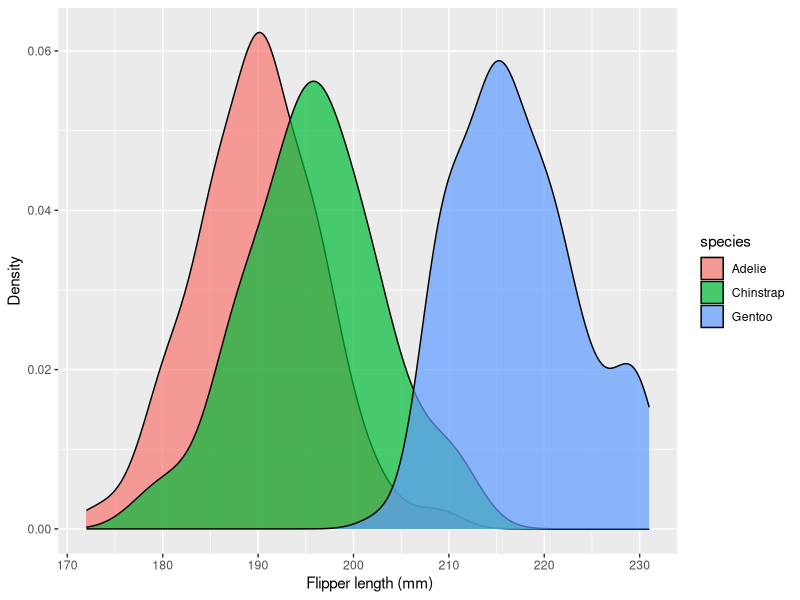
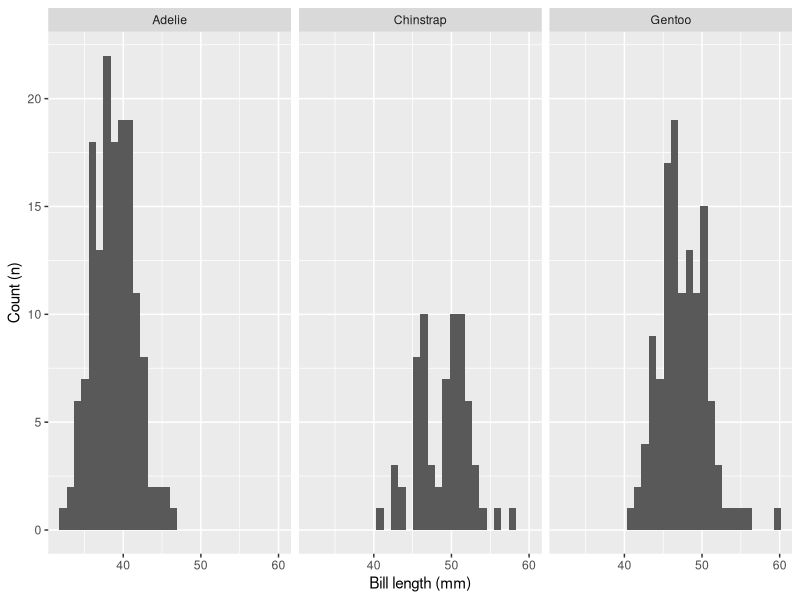
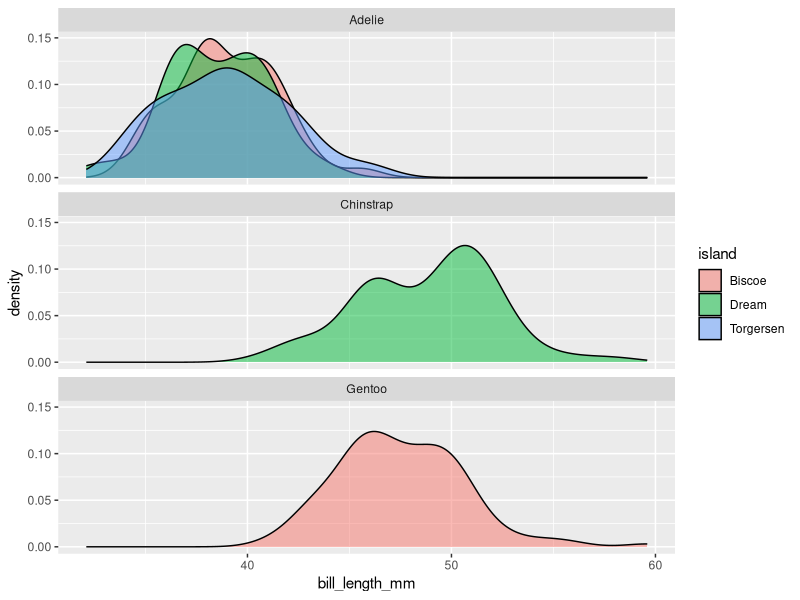
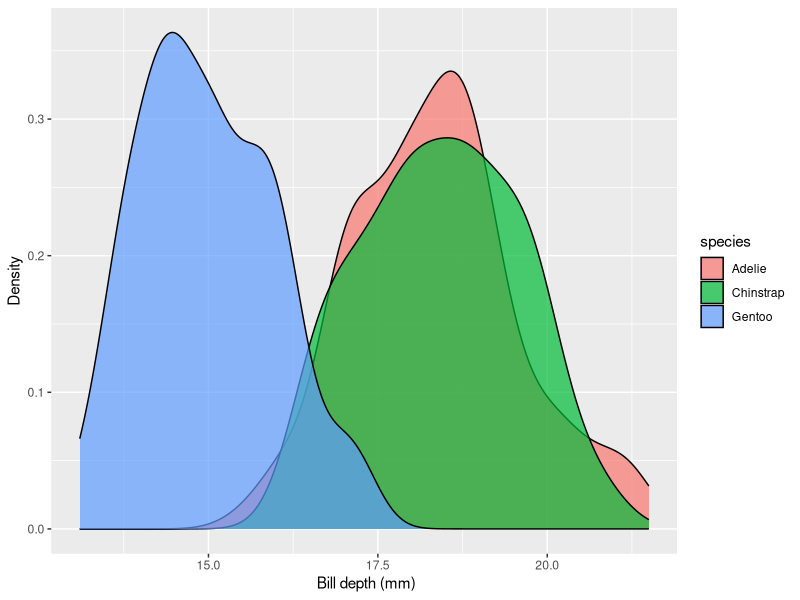
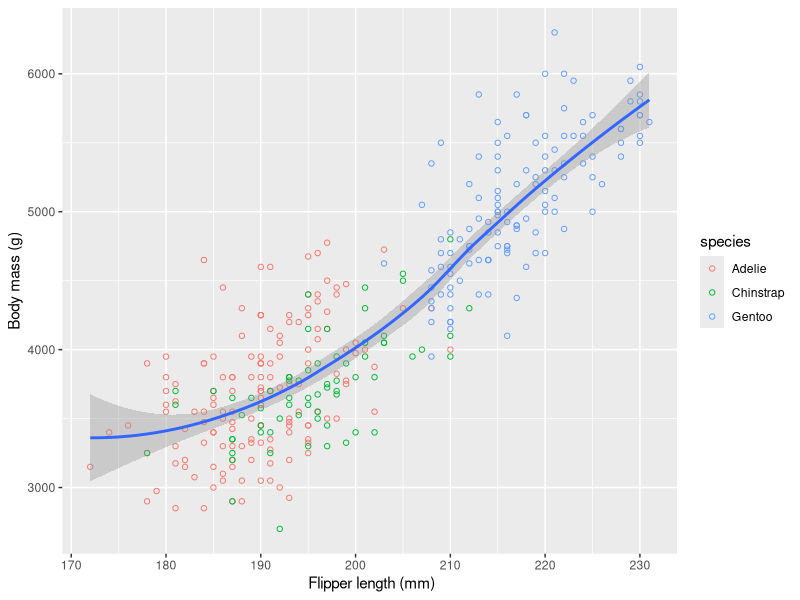
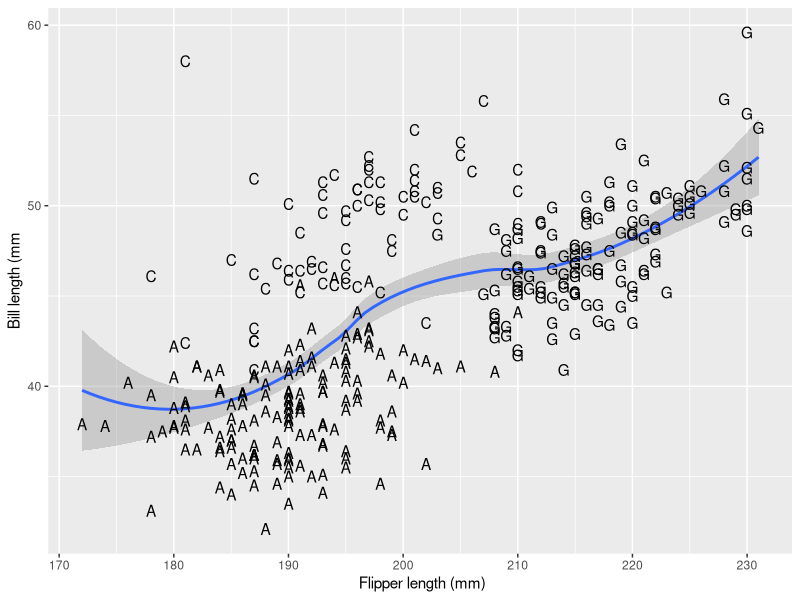
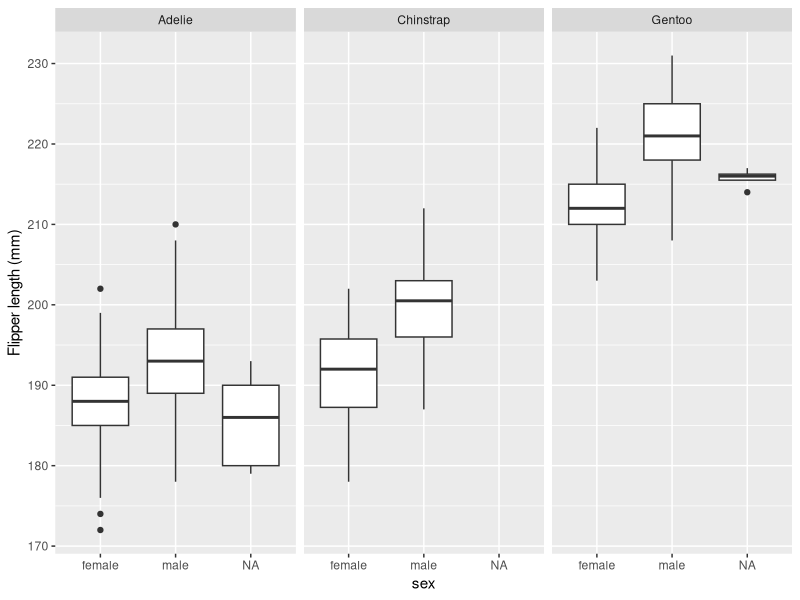

These figures' R source, in order:
## ---- chunk 1
knitr::opts_chunk$set(echo = TRUE)
## ---- chunk 2
library(palmerpenguins) #install.packages("palmerpenguins")
library(tidyverse)

## ---- chunk 3
## demo
ggplot(penguins) +
  geom_density(aes(fill = species, x = flipper_length_mm), alpha = 0.7) +
  xlab (" Flipper length (mm)") +
  ylab ("Density")
## ---- chunk 4
## demo
ggplot(penguins) +
  geom_histogram(aes(x = bill_length_mm)) +
  facet_wrap(~ species) +
  xlab ("Bill length (mm)") +
  ylab ("Count (n)")

## ---- chunk 5
## demo
ggplot(penguins) +
  geom_density(aes(x = bill_length_mm, fill = island), alpha = 0.5) +
  facet_wrap(~species, nrow = 3)

## ---- chunk 6
## demo
ggplot(penguins) +
  geom_density(aes(fill = species, x = bill_depth_mm), alpha = 0.7) +
  xlab (" Bill depth (mm)") +
  ylab ("Density") 
## ---- chunk 7
## demo
ggplot(penguins, mapping = aes(x = flipper_length_mm, y = body_mass_g)) +
  geom_point(mapping = aes(color = species), shape = 1) + 
  geom_smooth() +
  xlab (" Flipper length (mm)") +
  ylab ("Body mass (g)")
## ---- chunk 8
## demo

penguins
penguins2<- penguins$species
penguins3 <- substr(penguins2, 1, 1)
penguins <- cbind(penguins, penguins3)

ggplot(penguins, mapping = aes(x = flipper_length_mm, y = bill_length_mm)) +
  geom_smooth() +
  xlab (" Flipper length (mm)") +
  ylab ("Bill length (mm") +
  geom_text(mapping = aes(label = penguins3))

## ---- chunk 9
## demo
## demo
ggplot(penguins) +
  geom_boxplot(aes(x = sex, y = flipper_length_mm)) +
  facet_wrap(~ species, nrow=1) +
  ylab ("Flipper length (mm)")
